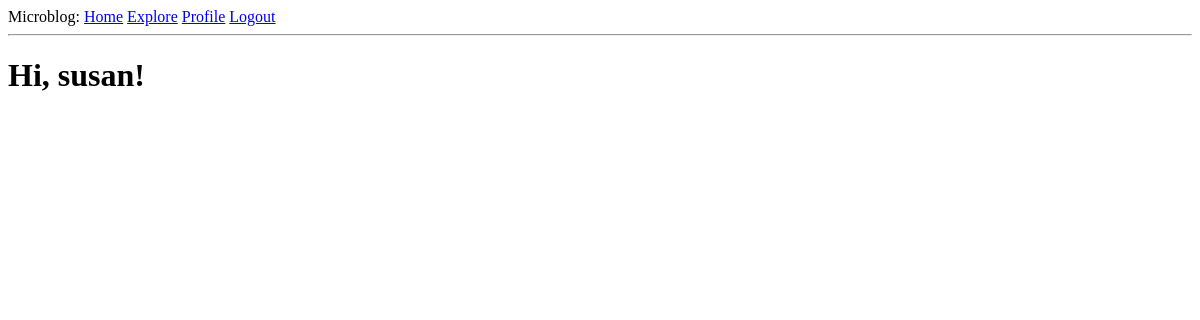
The page /explore (signed in) on the database as committed earlier.
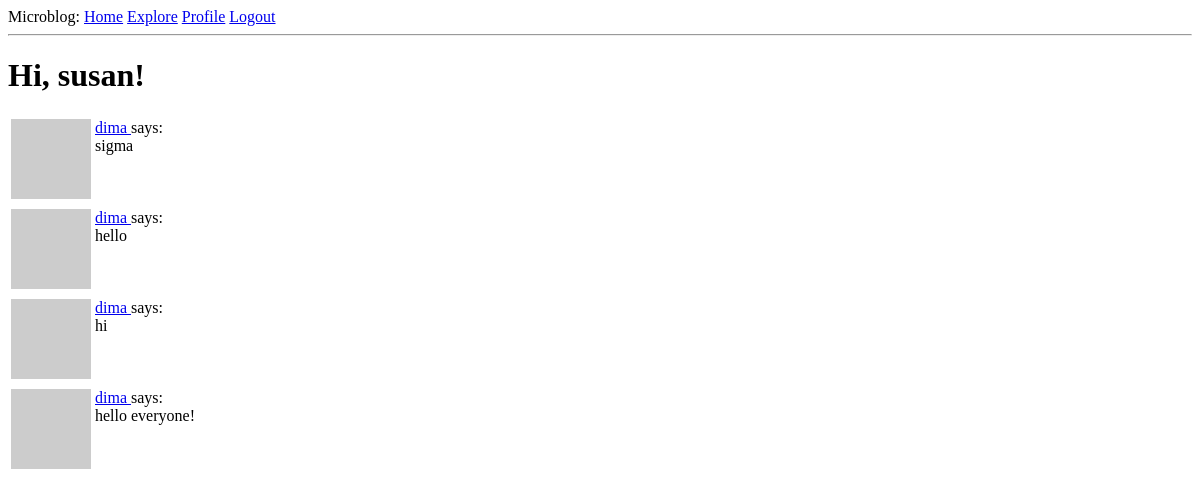
The same page on the database as committed later.
### app/models.py (models this page shows, shortened)
class User(UserMixin, db.Model):
    id: so.Mapped[int] = so.mapped_column(primary_key=True)
    username: so.Mapped[str] = so.mapped_column(sa.String(64), index=True,
                                                unique=True)
    email: so.Mapped[str] = so.mapped_column(sa.String(120), index=True,
                                             unique=True)
    password_hash: so.Mapped[Optional[str]] = so.mapped_column(sa.String(256))
    about_me: so.Mapped[Optional[str]] = so.mapped_column(sa.String(140))
    last_seen: so.Mapped[Optional[datetime]] = so.mapped_column(
        default=lambda: datetime.now(timezone.utc))
    posts: so.WriteOnlyMapped['Post'] = so.relationship(
        back_populates='author')
    following: so.WriteOnlyMapped['User'] = so.relationship(
        secondary=followers, primaryjoin=(followers.c.follower_id == id),
        secondaryjoin=(followers.c.followed_id == id),
        back_populates='followers'
    )
    followers: so.WriteOnlyMapped['User'] = so.relationship(
        secondary=followers, primaryjoin=(followers.c.followed_id == id),
        secondaryjoin=(followers.c.follower_id == id),
        back_populates='following'
        )
    def avatar(self, size):
        digest = md5(self.email.lower().encode('utf-8')).hexdigest()
        return f'https://www.gravatar.com/avatar/{digest}?d=identicon&s={size}'

class Post(db.Model):
    id: so.Mapped[int] = so.mapped_column(primary_key=True)
    body: so.Mapped[str] = so.mapped_column(sa.String(140))
    timestamp: so.Mapped[datetime] = so.mapped_column(
        index=True, default=lambda: datetime.now(timezone.utc))
    user_id: so.Mapped[int] = so.mapped_column(sa.ForeignKey(User.id),
                                               index=True)
    author: so.Mapped[User] = so.relationship(back_populates='posts')

### app/routes.py (the view)
@app.route('/explore')
@login_required
def explore():
    page = request.args.get('page', 1, type=int)
    query = sa.select(Post).order_by(Post.timestamp.desc())
    posts = db.paginate(query, page=page, per_page=app.config['POSTS_PER_PAGE'], error_out=False)
    next_url = url_for('explore', page=posts.next_num) \
        if posts.has_next else None
    prev_url = url_for('explore', page=posts.prev_num) \
        if posts.has_prev else None
    return render_template('index.html', title='Explore', posts=posts.items,
                           next_url=next_url, prev_url=prev_url)

### app/models.py (called while the page is built)
@login.user_loader
def load_user(id):
    return db.session.get(User, int(id))

### app/routes.py (called while the page is built)
@app.before_request
def before_request():
    if current_user.is_authenticated:
        current_user.last_seen = datetime.now(timezone.utc)
        db.session.commit()

### app/templates/index.html (shortened to what this page needs)
{% extends "base.html" %}
{% block content %}
    <h1>Hi, {{ current_user.username }}!</h1>
    {% for post in posts %}
        {% include '_post.html' %}
    {% endfor %}
{% endblock %}

### app/templates/base.html (shortened to what this page needs)
<!doctype html>
<html>
    <head>
    </head>
    <body>
        <div>
            Microblog:
            <a href="{{ url_for('index') }}">Home</a>
            <a href="{{ url_for('explore') }}">Explore</a>
            {% if current_user.is_anonymous %}
                <a href="{{ url_for('login') }}">Login</a>
            {% else %}
                <a href="{{ url_for('user', username=current_user.username) }}">Profile</a>
                <a href="{{ url_for('logout') }}">Logout</a>
            {% endif %}
        </div>
        <hr>
        {% block content %}{% endblock %}
    </body>
</html>

### app/templates/_post.html
    <table>
        <tr valign="top">
            <td><img src="{{ post.author.avatar(36) }}"></td>
            <td>
                <a href="{{ url_for('user', username=post.author.username) }}">
                    {{ post.author.username }}
                </a>
                says:<br>{{ post.body }}
            </td>
        </tr>
    </table>

Rows that differ between the two databases and show on the page:
added Post: author.username "dima", body "sigma"
added Post: author.username "dima", body "hello"
added Post: author.username "dima", body "hi"
added Post: author.username "dima", body "hello everyone!"
